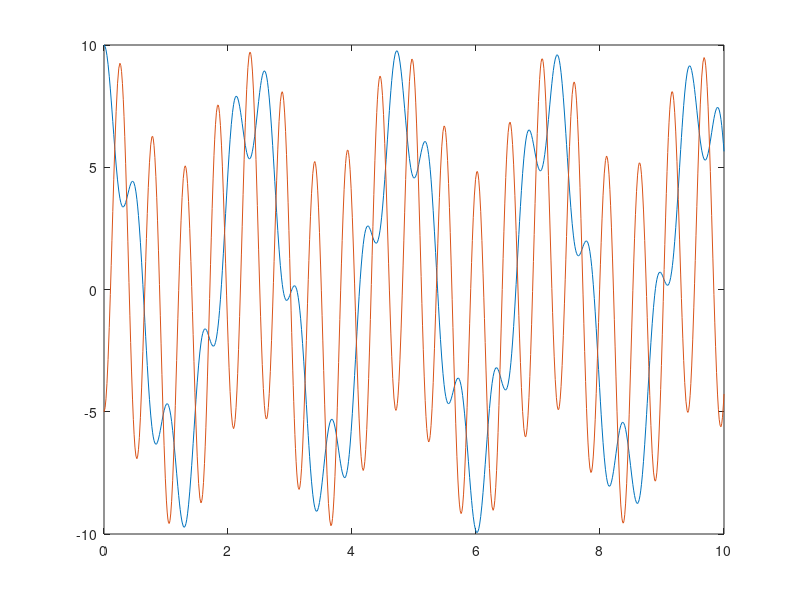

MATLAB code to generate this figure:
clear all;
clc;

f=@(t,x) [x(2);-19*x(1)+39*x(3);x(4);39*x(1)-132*x(3)];
[T,X]=ode23(f, [0 10], [10 0 -5 0]);

plot(T,X(:,1),T,X(:,3));